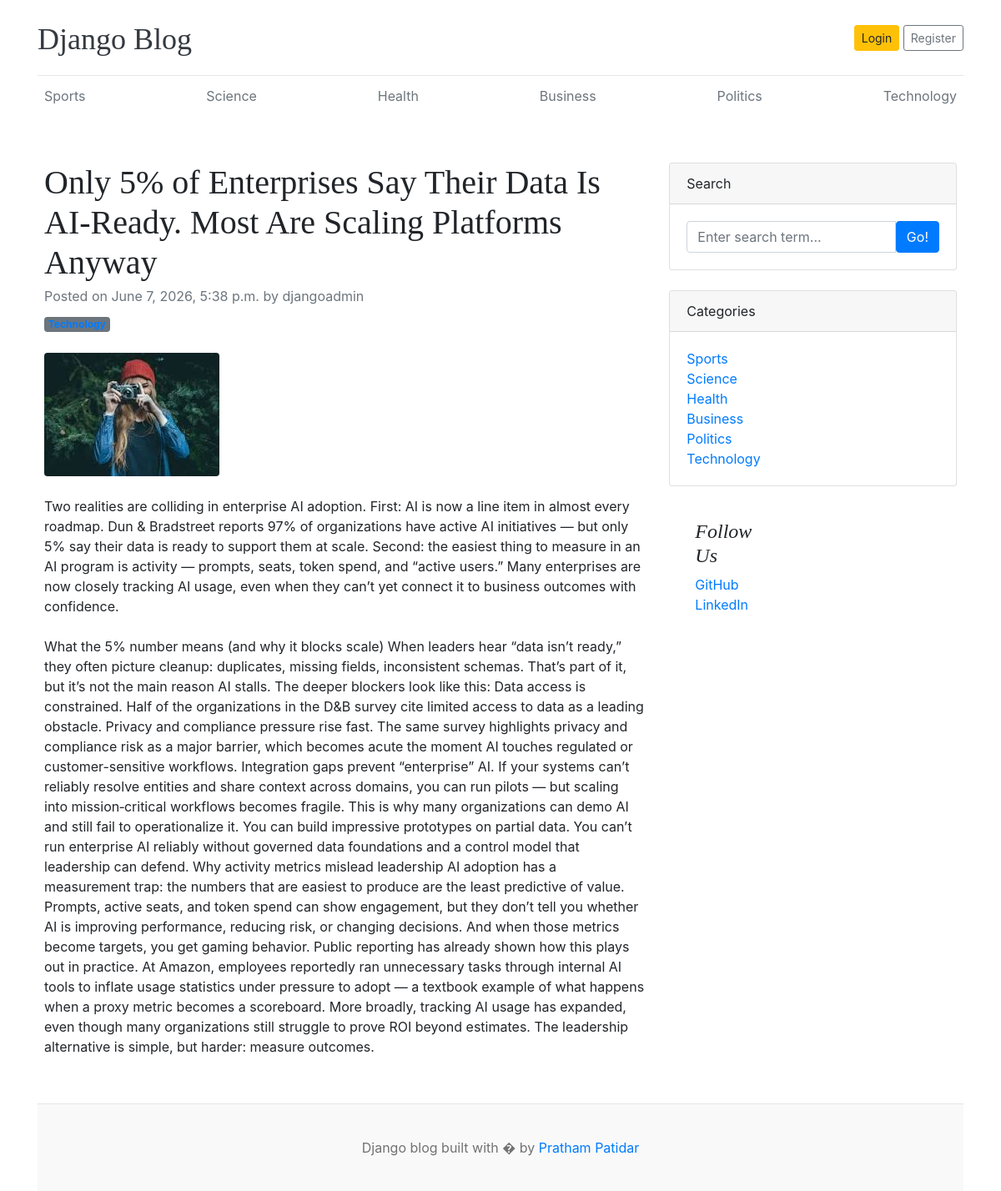
/only-5-of-enterprises-say-their-data-is-aiready-most-are-scaling-platforms-anyway, run on the app's committed database.
### blogs/models.py (models this page shows, shortened)
class Category(models.Model):
    category_name=models.CharField(max_length=50,unique=True)
    created_at=models.DateTimeField(auto_now_add=True)
    updated_at=models.DateTimeField(auto_now=True)
    def __str__(self):
        return self.category_name

class Blog(models.Model):
    title=models.CharField(max_length=100)
    slug=models.SlugField(max_length=150,unique=True,blank=True)
    category=models.ForeignKey(Category,on_delete=models.CASCADE)
    author=models.ForeignKey(User,on_delete=models.CASCADE)
    featured_image=models.ImageField( upload_to='uplodes/%Y/%m/%d')
    short_description=models.TextField(max_length=500)
    blog_body=models.TextField(max_length=2000)
    status=models.CharField(max_length=20 ,choices=STATUS_CHOICES,default="Draft")
    is_featured=models.BooleanField(default=False)
    created_at=models.DateTimeField(auto_now_add=True)
    updated_at=models.DateTimeField(auto_now=True)

### blogs/views.py (the view)
# urls.py: path("<slug:slug>",BlogsView.blogs,name="blogs"),
def blogs(request,slug):
    single_blog=get_object_or_404(Blog,slug=slug,status="Published")
    context={
        'single_blog':single_blog,
    }
    return render(request,"blogs.html",context)

### blogs/context_processors.py (called while the page is built)
def get_categories(request):
    categories=Category.objects.all()
    return dict(categories=categories)

### templates/blogs.html (shortened to what this page needs)
{% extends "base.html" %}
    {% block content %}
    <div class="container mt-5 d-flex p-2 bd-highlight">
        <div class="row">
            <div class="col-lg-8">
                <article>
                    <header class="mb-4">
                        <h1 class="fw-bolder mb-1">{{ single_blog.title}}</h1>
                        <div class="text-muted fst-italic mb-2">Posted on {{ single_blog.created_at}} by {{ single_blog.author}}</div>
                        <a class="badge bg-secondary text-decoration-none link-light" href="#!">{{single_blog.category}}</a>
                    </header>
                    <figure class="mb-4"><img class="img-fluid rounded"
                            src="{{single_blog.featured_image.url}}" alt="..." /></figure>
                    <section class="mb-5">
                        <p class="fs-5 mb-4">{{ single_blog.short_description}}</p>
                        <p class="fs-5 mb-4">{{ single_blog.blog_body}}</p>
                    </section>
                </article>
            </div>
            <div class="col-lg-4">
                <div class="card mb-4">
                    <div class="card-header">Search</div>
                    <div class="card-body">
                        <div class="input-group">
                            <input class="form-control" type="text" placeholder="Enter search term..."
                                aria-label="Enter search term..." aria-describedby="button-search" />
                            <button class="btn btn-primary" id="button-search" type="button">Go!</button>
                        </div>
                    </div>
                </div>
                <div class="card mb-4">
                    <div class="card-header">Categories</div>
                    <div class="card-body">
                        <div class="row">
                            <div class="col-sm-6">
                                <ul class="list-unstyled mb-0">
                                    {% for cat in categories%}
                                    <li><a href="{% url 'posts_by_category' cat.id %}">{{ cat.category_name}}</a></li>
                                    {% endfor %}
                                </ul>
                            </div>
                        </div>
                    </div>
                </div>
                <aside class="col-md-4 blog-sidebar">
                    <div class="p-3">
                        <h4 class="font-italic">Follow Us</h4>
                        <ol class="list-unstyled">
                            <li><a href="https://github.com/Prathamoo1">GitHub</a></li>
                            <li><a href="https://www.linkedin.com/in/PrathamPatidar">LinkedIn</a></li>
                        </ol>
                    </div>
                </aside>
            </div>
        </div>
    </div>
    {% endblock content %}

### templates/base.html (shortened to what this page needs)
{% load static %}
<!DOCTYPE html>
<html lang="en">
<head>
    <link href="https://getbootstrap.com/docs/4.0/dist/css/bootstrap.min.css" rel="stylesheet">
    <link href="{% static 'css/blog.css'%}" rel="stylesheet">
  </head>
<body>
    <div class="container">
      <header class="blog-header py-3">
        <div class="row flex-nowrap justify-content-between align-items-center">
          <div class="col-8 pt-1">
            <a class="blog-header-logo text-dark" href="/">Django Blog</a>
          </div>
          <div class="col-4 d-flex justify-content-end align-items-center">
            <a class="btn btn-sm btn-warning" href="#">Login</a> &nbsp;
            <a class="btn btn-sm btn-outline-secondary" href="#">Register</a>
          </div>
        </div>
      </header>
      <div class="nav-scroller py-1 mb-2">
        <nav class="nav d-flex justify-content-between">
          {% for cat in categories %}
          <a class="p-2 text-muted" href="{% url 'posts_by_category' cat.id %}">{{ cat.category_name}}</a>
          {% endfor %}
        </nav>
      </div>
{% block content %}
{% endblock %}
<footer class="blog-footer">
  <p>Django blog built with � by <a href="#">Pratham Patidar</a></p>
</footer>
</body>
</html>

### blog_main/static/css/blog.css (style rules this page uses)
.blog-header { border-bottom: 1px solid #e5e5e5; }
.blog-header-logo { font-family: "Playfair Display", Georgia, "Times New Roman", serif ; font-size: 2.25rem; }
h1, h2, h3, h4, h5, h6 { font-family: "Playfair Display", Georgia, "Times New Roman", serif ; }
.blog-footer { padding: 2.5rem 0; color: #727272; text-align: center; background-color: #f9f9f9; border-top: .05rem solid #e5e5e5; }
.blog-footer p:last-child { margin-bottom: 0; }

### data on the page
Category: category_name "Sports"
Category: category_name "Science"
Category: category_name "Health"
Category: category_name "Business"
Category: category_name "Politics"
Category: category_name "Technology"
Blog: title "Only 5% of Enterprises Say Their Data Is AI‑Ready. Most Are Scaling Platforms Anyway", created_at "June 7, 2026, 5:38 p.m.", author "djangoadmin", featured_image (picture), short_description "Two realities are colliding in enterprise AI adoption. First: AI is now a line item in almost every roadmap. Dun & Bradstreet reports 97% of organizations have active AI initiatives — but only 5% say their data is ready to support them at scale. Second: the easiest thing to measure in an AI program is activity — prompts, seats, token spend, and “active users.” Many enterprises are now closely tracking AI usage, even when they can’t yet connect it to business outcomes with confidence.", blog_body "What the 5% number means (and why it blocks scale) When leaders hear “data isn’t ready,” they often picture cleanup: duplicates, missing fields, inconsistent schemas. That’s part of it, but it’s not the main reason AI stalls. The deeper blockers look like this: Data access is constrained. Half of the organizations in the D&B survey cite limited access to data as a leading obstacle. Privacy and compliance pressure rise fast. The same survey highlights privacy and compliance risk as a major barrier, which becomes acute the moment AI touches regulated or customer-sensitive workflows. Integration gaps prevent “enterprise” AI. If your systems can’t reliably resolve entities and share context…"
